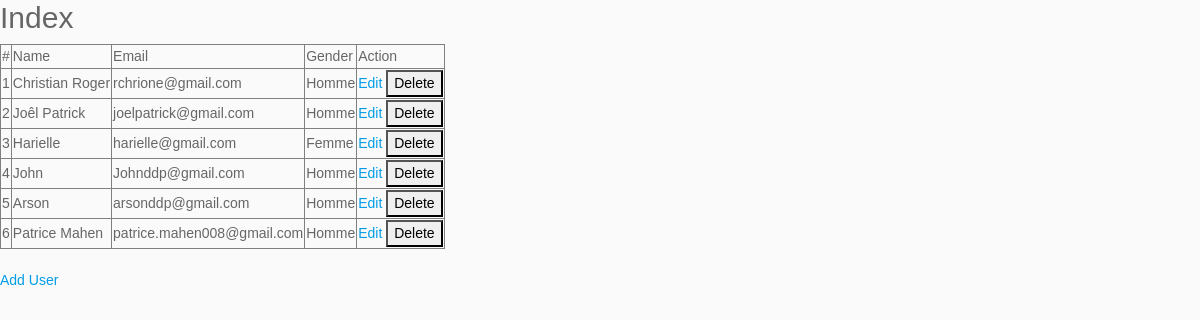
Before: / with the older database file.
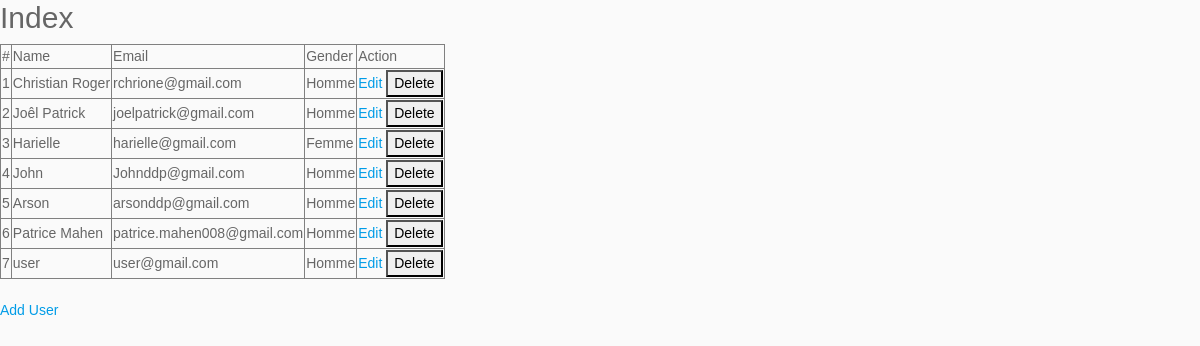
After: the same page with the newer database file.
### tables this page shows
CREATE TABLE `users` (
  `id_users` int(11) NOT NULL,
  `name` varchar(255) NOT NULL,
  `email` varchar(255) NOT NULL,
  `password` varchar(255) NOT NULL,
  `gender` varchar(50) NOT NULL,
  `role` varchar(75) NOT NULL,
  `fonction` varchar(100) NOT NULL,
  `service` varchar(150) NOT NULL,
  `profile` text NOT NULL
);

### index.php (the view)
<?php include("header.php"); ?>
<body>
    <h2>Index</h2>
    <table border=1>
        <tr>
            <td>#</td>
            <td>Name</td>
            <td>Email</td>
            <td>Gender</td>
            <td>Action</td>
        </tr>
        <?php
        require_once 'config.php';
        $rows = mysqli_query($conn, "SELECT * FROM users");
        $i = 1;
        ?>
        <?php foreach ($rows as $row) : ?>
            <tr id=<?php echo $row["id"]; ?>>
                <td><?php echo $i++; ?></td>
                <td><?php echo $row["name"]; ?></td>
                <td><?php echo $row["email"]; ?></td>
                <td><?php echo $row["gender"]; ?></td>
                <td>
                    <a href="edituser.php?id=<?php echo $row['id']; ?>">Edit</a>
                    <button type="button" onclick="submitData(<?php echo $row['id']; ?>);">Delete</button>
                </td>
            </tr>
        <?php endforeach; ?>
    </table>
    <br>
    <a href="adduser.php">Add User</a>
    <?php include("footer.php"); ?>

### header.php (shortened to what this page needs)
<!DOCTYPE html>
<html lang="en">
<head>
    <link rel="stylesheet" href="assets/css/bootstrap.min.css">
    <link rel="stylesheet" type="text/css" href="assets/css/dataTables.bootstrap4.min.css">
    <link rel="stylesheet" href="assets/css/bootstrap-table.min.css">
    <link rel="stylesheet" href="assets/css/font/font.css">
    <link rel="stylesheet" href="assets/css/icon.css">
    <link rel="stylesheet" href="assets/css/font-awesome.min.css">
    <link rel="stylesheet" type="text/css" href="assets/css/select2.min.css">
    <link href="assets/css/style.css" rel="stylesheet" id="style">
</head>
<body>

### footer.php (shortened to what this page needs)
</body>
</html>

Changed rows visible on the page:
added users: name "user", email "user@gmail.com", gender "Homme"
